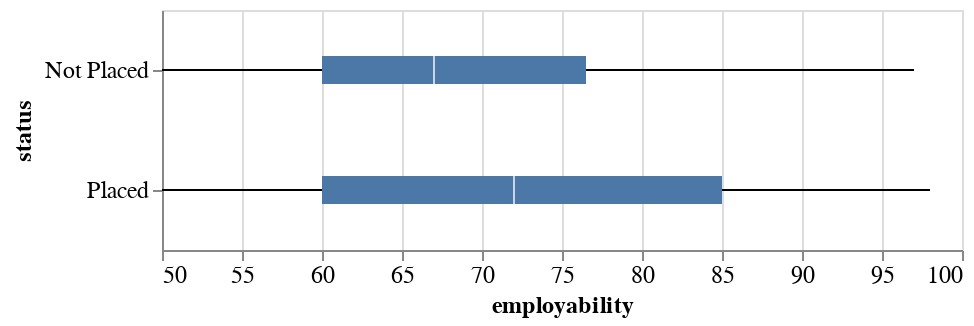

This figure's notebook cell:
### Markdown cell above
**What factors play important roles in employment?**

### Code cell
# employbality v.s. status of placement
alt.Chart(recruit).mark_boxplot().encode(
    alt.Y('status', title='status'),
    alt.X('etest_p', title='employability', scale=alt.Scale(zero=False))
).properties(
    height=120
).configure_title(fontSize=16).configure_axis(
    labelFontSize=12, 
    titleFontSize=12  
).interactive()

### Figure 1 — Vega-Lite specification as saved in the notebook (floating-point values rounded to 4 significant figures; data arrays with more than 128 entries replaced by an {"elided": "..."} marker saying what was removed)
{"config": {"view": {"continuousWidth": 400, "continuousHeight": 300}, "axis": {"labelFontSize": 12, "titleFontSize": 12}, "title": {"fontSize": 16}}, "data": {"name": "data-b9890e884955e0ebf1503e18dfcb90d2"}, "mark": "boxplot", "encoding": {"x": {"type": "quantitative", "field": "etest_p", "scale": {"zero": false}, "title": "employability"}, "y": {"type": "nominal", "field": "status", "title": "status"}}, "height": 120, "selection": {"selector001": {"type": "interval", "bind": "scales", "encodings": ["x", "y"]}}, "$schema": "https://vega.github.io/schema/vega-lite/v4.8.1.json", "datasets": {"data-b9890e884955e0ebf1503e18dfcb90d2": {"elided": "215 records"}}}
